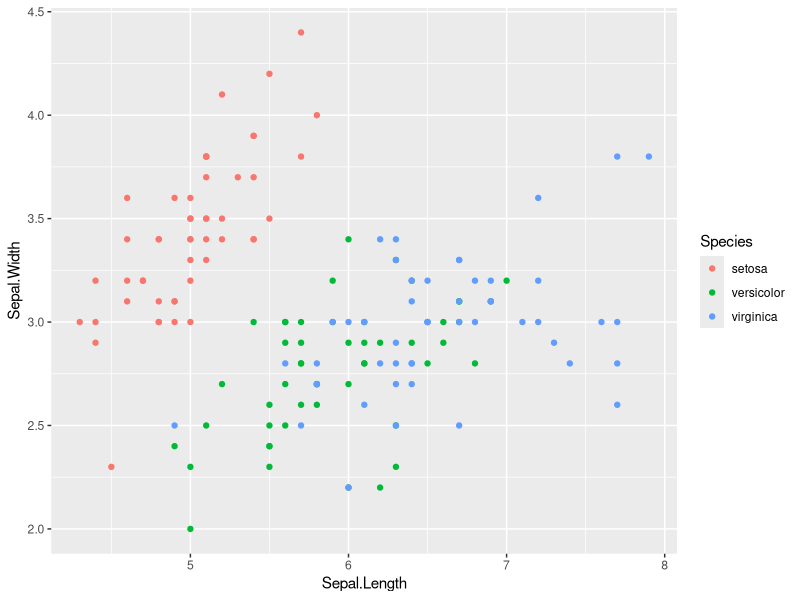
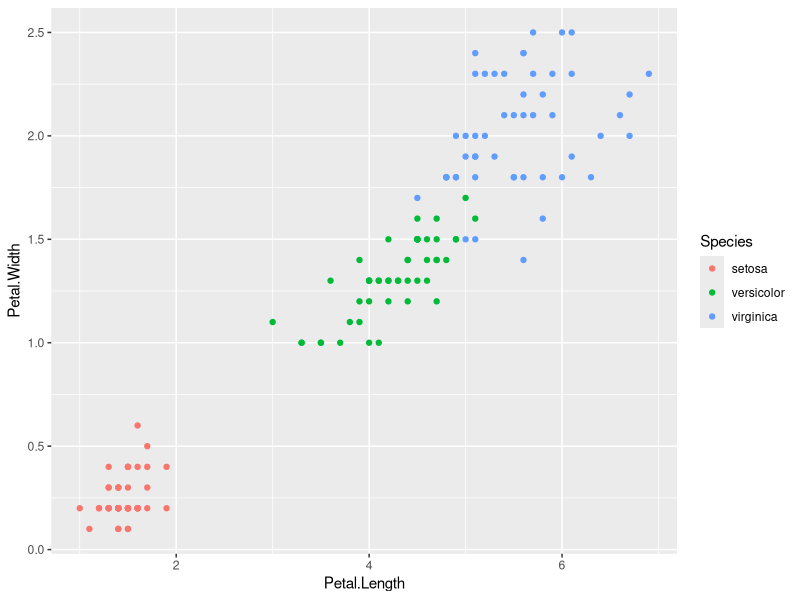
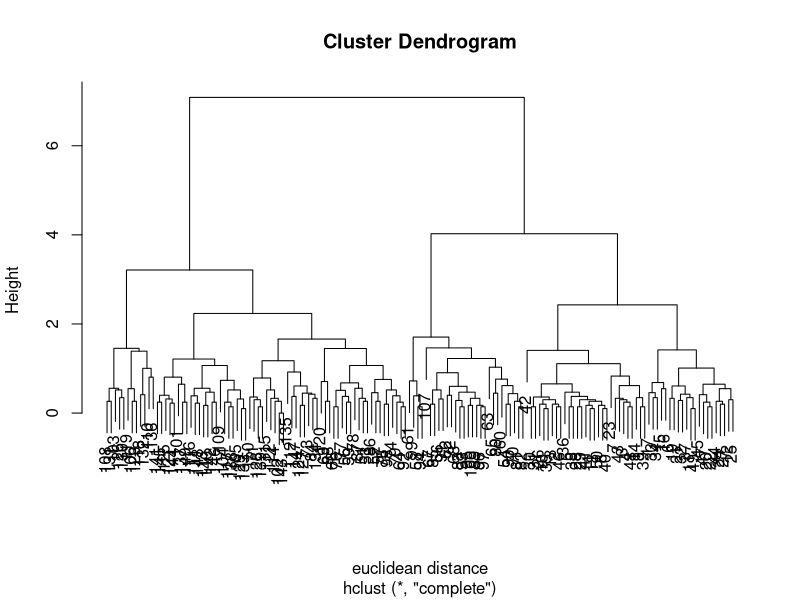
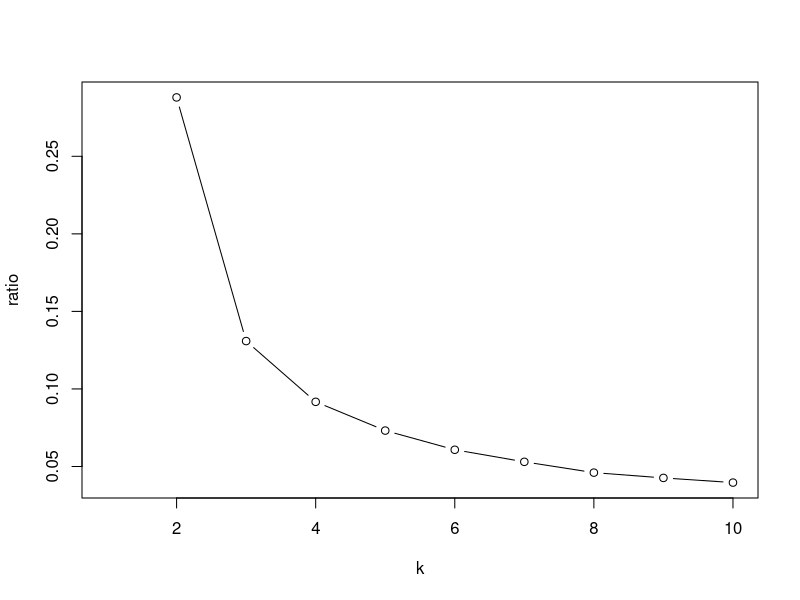

Generate these figures, in order, with R:
pa<-c("ggplot2","dplyr","car","gvlma","tidyverse","magrittr")
lapply(pa,require,character.only=TRUE)
#Cluster is unsupervised learning method which means that there is no outcome to be predicted and it just tries to find patterns in the data. 
#To practice clustering, I use iris data which shows the sepal length, sepal width, petal length, and petal width of different species flowers. 
#Let's take a look at the data first. 
head(iris)
iris%>%ggplot(aes(x=Sepal.Length,y=Sepal.Width,color=Species))+geom_point()
iris%>%ggplot(aes(x=Petal.Length,y=Petal.Width,color=Species))+geom_point()
#From the scatter plot, you may find out the petal length and petal width differ due to the species but you don't see the pattern from the scatter plot between the sepal length and sepal width. 
#To cluster the observation into groups, we have to consider all the varibles, not just the petal length and width. As a result, we will use cluster here. 
#As I mention before, there is no outcome to be predicted and the species is just for validation, so I will eliminate the last colume, species.  
df<-iris[-5]
#Clustering is a task of grouping a set of objects based on their similarity, and that's what it looks like when we put the data into groups. 
distE <- dist(df, method="euclidean") 
Ecluster <- hclust(distE)
plot(Ecluster, xlab="euclidean distance")
#In here, I use the Hierarchical Clustering with euclidean distance and you also try the manhattan distance if you want. 
#I will draw a line here to show how it looks like when we divide the group into three. 
abline(h=30, col="red")

#I am going you how to cluster it with one of the popular method, kmeans.
#kmeans will ramdomly put the points as a mean of the cluster and reassign data points to the cluster whose centroid is closest. It will adjust the centroid when a new point join the cluter.  
set.seed(124)
kmeans.cluster2<- kmeans(df, centers=2,nstart=25)
kmeans.cluster2
# I want a high intra-cluster similarity and low inter-cluster similarity. Distance is the difference between the point, so we are looking for shorter distance for the points in the same group(within) and longer distance for points in different groups. 
# Since the starting assignments are random, by setting n=25, R will run 25 different random starting assignments and select the one with the lowest within. 
# You can see from the "Within cluster sum of squares by cluster", the total_ss is the sum of squared distances of each data point to the global sample mean, which is the average of all sample mean. Between_ss is the sum of squared distances of these three(group) means to the global mean. We want the high between_ss and high percentage.
# Let's try to divide it into 3 and 4 groups.
set.seed(124)
kmeans.cluster3 <- kmeans(df, centers=3,nstart=25)
kmeans.cluster3
kmeans.cluster4 <- kmeans(df, centers=4,nstart=25)
kmeans.cluster4
# As you can see, the percentage will get higher when I divide it into more groups because each group will be identical. However, the change of the percentage will getting smaller and samller if I increase the number of group. Here comes the quesiton, how many group should I choose? We can use the folling method to find the optimum number of cluster.
# To solve this problem, I will use a plot to show you.  
ratio <- rep(NA, times = 10)
for (k in 2:length(ratio)) {
  kmeans_fit <- kmeans(df, centers = k, nstart = 20)
  ratio[k] <- kmeans_fit$tot.withinss / kmeans_fit$betweenss
}
plot(ratio, type="b", xlab="k")
#As you can see, the ratio, which is the within cluster sum of squares by cluster will increase when I choose more k value, however,the slope of the line is geeting flatter and flatter when the k value increase. 
#As I mention before, we are looking for a well fit model with less complexity. 
#From the plot, I will choose to cluster the data into 3 groups becasue after 3, the line is getting flat so the change of the raio won't be as much as before. 
#Now, we can compare our cluster with the species to check the accuracy. 
table(kmeans.cluster3$cluster,iris$Species)
#As you can see setosa is grouped into cluster3, versicolor is grouped into cluster 1 with wrongly classified 2 data points into cluster 2, and lastly,virginica is grouped into cluster 2 and wrongly placed 14 point into cluster 1.
#For virginica, we can calculate the accuracny of the cluter by following function.
accurancy_virginica<-36/(14+36)*100
#Even though some points is not place in the cluster we predict, a 72% accurancy is a well prediction. 